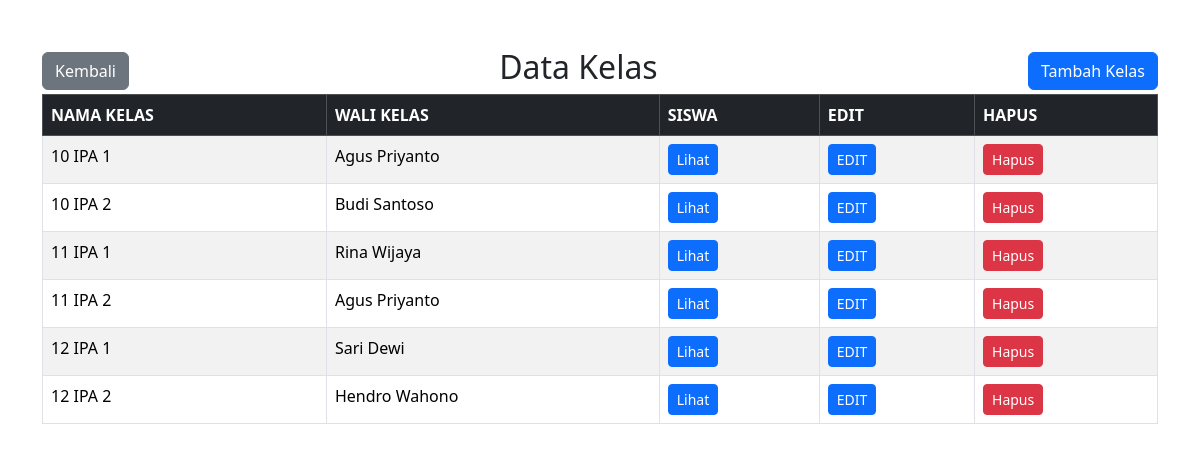
/kelas/kelas.php, run on the app's committed database.
### tables this page shows
CREATE TABLE `kelas` (
  `id_kelas` int(11) NOT NULL,
  `kapasitas` char(2) NOT NULL,
  `nama_kelas` char(9) NOT NULL,
  `guru_nip` int(11) NOT NULL
);

CREATE TABLE `guru` (
  `nip` int(11) NOT NULL,
  `nama` varchar(50) NOT NULL,
  `alamat` varchar(50) NOT NULL,
  `tanggal_lahir` date NOT NULL,
  `gender_id_gender` int(11) NOT NULL
);

### kelas/kelas.php (the view, shortened to what this page needs)
<!DOCTYPE html>
<html lang="en">
<head>
    <link rel="stylesheet" href="../bootstrap-5.3.2-dist/css/bootstrap.min.css">
</head>
<body>
<div class="container mt-5">
    <div class="d-flex justify-content-between align-items-center">
        <a href="..\home.php" class="btn btn-secondary">
            <i class="fas fa-arrow-left"></i> Kembali
        </a>
        <h2>Data Kelas</h2>
        <a href="tambah_kelas.php" class="btn btn-primary">
            <i class="fas fa-plus"></i> Tambah Kelas
        </a>
    </div>
    <table class="table table-bordered table-striped">
    <thead class="table-dark">
        <tr>
            <th>NAMA KELAS</th>
            <th>WALI KELAS</th>
            <th>SISWA</th>
            <th>EDIT</th>
            <th>HAPUS</th>
        </tr>
    </thead>
    <tbody>
        <?php
        $koneksi = mysqli_connect("localhost", "root", "", "sekolah");
        $tampil = "SELECT kelas.id_kelas, kelas.nama_kelas, kelas.kapasitas, guru.nama AS nama_guru
                    FROM kelas
                    INNER JOIN guru ON kelas.guru_nip = guru.nip";
        $hasil  = mysqli_query($koneksi, $tampil);
        while ($data = mysqli_fetch_array($hasil)) {
            echo "<tr>";
            echo "<td>" . $data['nama_kelas'] . "</td>";
            echo "<td>" . $data['nama_guru'] . "</td>";
            echo "<td><a href='lihat_siswa.php?id=" . $data['id_kelas'] . "' class='btn btn-primary btn-sm'>Lihat</a></td>";
            echo "<td><a href='edit_kelas.php?id=" . $data['id_kelas'] . "' class='btn btn-primary btn-sm'>EDIT</a></td>";
            echo "<td><a href='hapus_kelas.php?id=" . $data['id_kelas'] . "' class='btn btn-danger btn-sm' onclick='return confirm(\"Apakah Anda yakin ingin menghapus KELAS ini?\")'>Hapus</a></td>";
            echo "</tr>";
        }
        ?>
    </tbody>
</table>
</div>
</body>
</html>

### data on the page
kelas: nama_kelas "10 IPA 1", guru_nip.nama "Agus Priyanto"
kelas: nama_kelas "10 IPA 2", guru_nip.nama "Budi Santoso"
kelas: nama_kelas "11 IPA 1", guru_nip.nama "Rina Wijaya"
kelas: nama_kelas "11 IPA 2", guru_nip.nama "Agus Priyanto"
kelas: nama_kelas "12 IPA 1", guru_nip.nama "Sari Dewi"
kelas: nama_kelas "12 IPA 2", guru_nip.nama "Hendro Wahono"
